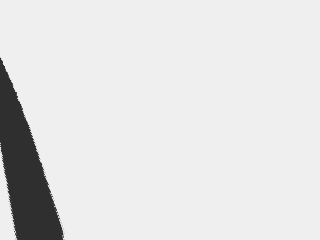
#> input picture image.jpg, 320 x 240 px
$ python -i detline.py   (imports and definitions only)
#> lines starting #> are read from the running program, lines starting #| are printed output that depends on the picture; after the words box and inside, x2 and y2 are one past the last pixel; in counts of white or black regions, pixels touching at a corner belong together
#> further down, picture is the input picture: shape (240, 320, 3); min 41, max 245, mean 224.9
# import library
import cv2 #opencv
import urllib.request
import numpy as np
from selenium import webdriver #webdriver
import time

def detection(img):
    # processing streaming and control
    while True:


        # IMAGE PROCESSING
        # cropping image
        # belum diisi
        # Convert to grayscale
        gray = cv2.cvtColor(img, cv2.COLOR_BGR2GRAY)
        # Gaussian blur
        blur = cv2.GaussianBlur(gray,(5,5),0)
        # Color thresholding
        # ret, thresh = cv2.threshold(blur,100,255,cv2.THRESH_BINARY_INV)
        thresh = cv2.adaptiveThreshold(blur, 255, cv2.ADAPTIVE_THRESH_GAUSSIAN_C, cv2.THRESH_BINARY_INV,99,10)
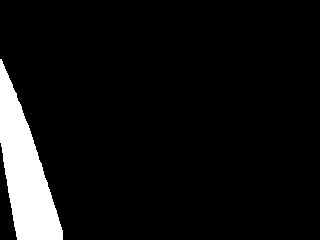
#> thresh: shape (240, 320); 7.3% white; 1 white region

        # DETECTION LINE
        # Find the contours of the frame
        contours,hierarchy = cv2.findContours(thresh.copy(), 1, cv2.CHAIN_APPROX_NONE)
#> contours = 1 contour; box (x1, y1, x2, y2) and area: (0, 59, 63, 240) 5384

        # Find the biggest contour (if detected)
        if len(contours) > 0:
            c = max(contours, key=cv2.contourArea)
#> c = contour of 406 points, box (x1, y1, x2, y2) (0, 59, 63, 240), area 5384
            # find center of contour
            M = cv2.moments(c)
#> M = moments, m00 5384, centre m10/m00, m01/m00 = (24.48, 171.6)
            if M["m00"] != 0:
                cx = int(M['m10']/M['m00'])
#> cx = 24
                cy = int(M['m01']/M['m00'])
#> cy = 171
#> (the run stopped early here; a loop or call above may not have finished)

$ run again, on -.jpg
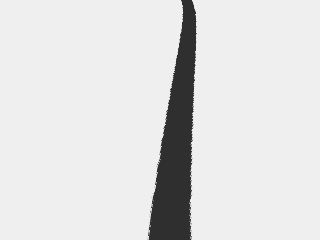
#> input picture -.jpg, 320 x 240 px
#> picture is the input picture: shape (240, 320, 3); min 40, max 246, mean 222.8
#> in detection, `thresh = cv2.adaptiveThreshold(blur, 255, cv2.ADAPTIVE_THRESH_GAUSSIAN..`:
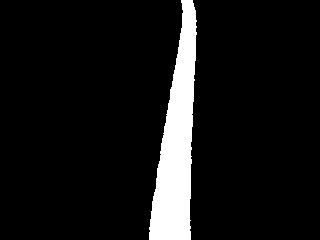
#> thresh: shape (240, 320); 8.4% white; 1 white region
#> contours = 1 contour; box (x1, y1, x2, y2) and area: (149, 0, 197, 240) 6212
#> c = contour of 530 points, box (x1, y1, x2, y2) (149, 0, 197, 240), area 6212
#> M = moments, m00 6212, centre m10/m00, m01/m00 = (176.8, 143.1)
#> cx = 176
#> cy = 143
